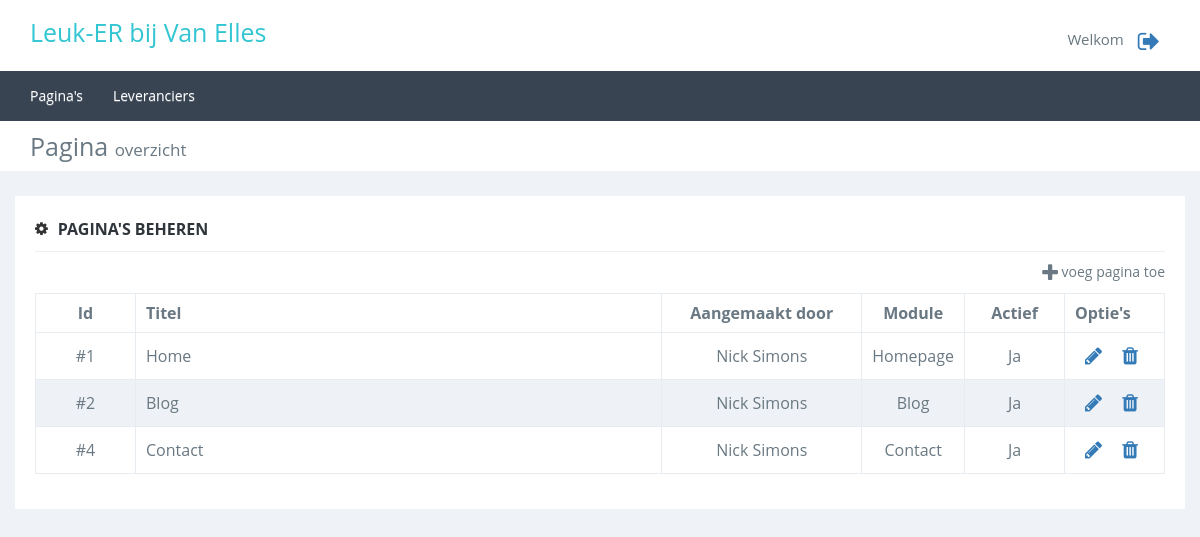
Screenshot of /admin/dashboard.php (signed in) with the database file from the repository.
### tables this page shows
CREATE TABLE `page` (
  `id` int(11) NOT NULL,
  `pagetitle` varchar(100) NOT NULL,
  `title` varchar(100) NOT NULL,
  `subtitle` varchar(100) DEFAULT NULL,
  `inhoud` mediumtext,
  `description` varchar(2000) DEFAULT NULL,
  `kernwoorden` varchar(100) DEFAULT NULL,
  `active` int(1) DEFAULT NULL COMMENT '1 = actief, 0 = inactief',
  `datum` datetime DEFAULT CURRENT_TIMESTAMP ON UPDATE CURRENT_TIMESTAMP,
  `image` varchar(45) DEFAULT NULL,
  `Module_id` int(11) NOT NULL,
  `user_id` int(11) NOT NULL,
  `url` varchar(50) NOT NULL,
  `page_order` int(11) NOT NULL
);

CREATE TABLE `user` (
  `user_id` int(11) NOT NULL,
  `email` varchar(45) NOT NULL,
  `first_name` varchar(45) DEFAULT NULL,
  `insertion` varchar(45) DEFAULT NULL,
  `last_name` varchar(45) DEFAULT NULL,
  `birthday` datetime DEFAULT NULL,
  `phonenumber` int(12) DEFAULT NULL,
  `city` varchar(45) DEFAULT NULL,
  `address` varchar(45) DEFAULT NULL,
  `zipcode` varchar(45) DEFAULT NULL,
  `role` int(11) NOT NULL DEFAULT '2',
  `newsletter` int(1) NOT NULL DEFAULT '0' COMMENT '0=nee, 1=ja'
);

CREATE TABLE `Module` (
  `id` int(11) NOT NULL,
  `naam` varchar(45) NOT NULL,
  `path` varchar(45) NOT NULL
);

### admin/classes/page.class.php (called while the page is built, shortened)
<?php
class Page {
    private $_db;
    public function __construct()
    {
        $this->_db = new Connection();
        $this->_db = $this->_db->databaseConnection();
    }
    public function getAllMin($active = 1) {
        try {
            $query = $this->_db->prepare('
                    SELECT p.id id, pagetitle, active, first_name, insertion, last_name, m.naam module
                    FROM page p
                    JOIN user u ON p.user_id = u.user_id
                    JOIN Module m ON p.Module_id = m.id
                    WHERE active = :active;
                ');
            $query->bindValue(":active", $active);
            if($query->execute()) {
                return $content = $query->fetchAll();
            } else {
                return false;
            }
        } catch (PDOexception $e) {
            return false;
        }
    }
}

### admin/classes/connection.class.php (called while the page is built, shortened)
<?php
class Connection {
    public function databaseConnection() {
        try {
            $this->_db = new PDO('mysql:host=localhost;dbname=vanelles', 'root', '');
            return $this->_db;
        } catch (PDOException $e) {
            echo "<h3>Let op</h3>Er is helaas een probleem met het verbinden van de server, probeer het later nog eens.";
            exit;
        }
    }
}

### admin/dashboard.php (the view, shortened to what this page needs)
<div class="content">
    <?php
        include_once('includes/header.php');
        $page = new Page();
        $pageListActive = $page->getAllMin(1);
    ?>
    <div class="pagetitel marbot">
        <div class="container">
            <div class="row">
                <div class="col-xs-12">Pagina <span>overzicht</span></div>
            </div>
        </div>
    </div>
    <div class="container">
        <div class="row">
            <div class="col-xs-12 inhoud">
                <div class="titel">
                    <i class="fa fa-cog"></i><span>Pagina's beheren</span>
                </div>
                <div class="row">
                    <div class="col-xs-6"></div>
                    <div class="col-xs-6 text-right"><a href="pagina_toevoegen.php" id="pvt"><i class="fa fa-plus"></i> voeg pagina toe</a></div>
                </div>
                <?php
                if($pageListActive != false) {
                    echo '
                        <table class="maintable" style="margin-bottom: 20px;">
                            <thead>
                                <tr>
                                    <th>Id</th>
                                    <th>Titel</th>
                                    <th>Aangemaakt door</th>
                                    <th>Module</th>
                                    <th>Actief</th>
                                    <th style="width: 100px;">Optie\'s</th>
                                </tr>
                            </thead>
                            <tbody>';
                    foreach($pageListActive as $value) {
                        echo '
                            <tr>
                                <td>#'.$value['id'].'</td>
                                <td>'.$value['pagetitle'].'</td>
                                <td><div>'.$value['first_name']." ". $value['insertion'] . " " . $value['last_name'].'</div></td>
                                <td>'.$value['module'].'</td>
                                <td>Ja</td>
                                <td><a href="pagina_bewerken.php?bewerkid='.$value['id'].'" title="Bewerken" data-id="'.$value['id'].'"><i class="fa fa-pencil"></i></a><a class="confirm" href="dashboard.php?verid='.$value['id'].'" title="Verwijderen" data-id="'.$value['id'].'"><i class="fa fa-trash"></i></a></td>
                            </tr>';
                    }
                    echo '
                            </tbody>
                        </table>';
                }
                ?>
            </div>
        </div>
    </div>
</div>
</body>
</html>

### admin/includes/header.php (shortened to what this page needs)
<!DOCTYPE html>
<?php
include_once('config.php');
?>
<html lang="en">
<head>
    <link rel="stylesheet" type="text/css" href="css/normalizer.css" />
    <link rel="stylesheet" href="https://maxcdn.bootstrapcdn.com/font-awesome/4.5.0/css/font-awesome.min.css">
    <link rel="stylesheet" href="https://maxcdn.bootstrapcdn.com/bootstrap/3.3.6/css/bootstrap.min.css">
    <link rel="stylesheet" href="https://maxcdn.bootstrapcdn.com/bootstrap/3.3.6/css/bootstrap-theme.min.css">
    <link rel="stylesheet" type="text/css" href="css/main.css" />
</head>
<body>
<header>
    <div class="container">
        <div class="row">
            <div class="col-xs-6">Leuk-ER bij Van Elles</div>
            <div class="col-xs-6 text-right"><?php echo 'Welkom ' . $user->getUserName(); ?><a href="?uitloggen=true" title="Uitloggen" class="uitloggen"><i class="fa fa-sign-out"></i></a></div>
        </div>
    </div>
</header>
<nav>
    <div class="container">
        <div class="row">
            <div class="col-xs-12">
                <ul class="nav navbar-nav">
                    <li><a href="dashboard.php">Pagina's</a></li>
                    <li><a href="leverancier_overzicht.php">Leveranciers</a></li>
                </ul>
            </div>
        </div>
    </div>
</nav>

### admin/css/main.css (style rules this page uses)
body, h1, h2, h3, h4, h5, h6 { font-family: "Open Sans",sans-serif; }
a, button, code, div, img, input, label, li, p, pre, select, span, svg, table, td, textarea, th, ul { -webkit-border-radius: 0!important; -moz-border-radius: 0!important; border-radius: 0!important; }
body { background-color: #EFF3F8; color: #697882 }
header { height: 71px; width: 100%; background-color: #fff; position: fixed; top: 0; z-index: 99; }
header .col-xs-6:nth-child(1) { color: #32c5d2; font-size: 25px; padding-top: 15px; }
header .col-xs-6:nth-child(2) { font-size: 15px; padding-top: 24px; }
nav { height: 50px; width: 100%; background-color: #384452; position: fixed; top: 71px; padding: 0;z-index: 99; }
nav .container { padding: 0; }
nav a { color: #fff; text-shadow: none; }
.marbot { margin-bottom: 25px; }
.uitloggen { font-size: 24px; vertical-align: middle; padding: 10px; }
.content { margin-top: 121px; }
.content .pagetitel { background-color: #fff; height: 50px; font-size: 25px; }
.content .pagetitel .col-xs-12 { padding-top: 8px; }
.content .pagetitel span { font-size: 17px; }
.content .inhoud { padding: 12px 20px 15px; background-color: #fff; }
.content .inhoud .titel { border-bottom: 1px solid #eee; margin-bottom: 10px; font-family: "Open Sans",sans-serif; color: #333; font-size: 14px; padding: 10px 0; }
.content .inhoud .titel i { font-size: 15px; font-weight: 300; margin-top: 3px; float: left; display: inline-block; margin-right: 10px; }
.content .inhoud .titel span { font-weight: 700; text-transform: uppercase; color: #2f353b!important; font-size: 16px; }
.content #pvt { padding-bottom: 10px; display: inline-block; color: #697882; text-decoration: none; border: none; background: none; }
.content #pvt i { font-size: 20px; vertical-align: middle; }
.maintable { width: 100%; }
.maintable td, .maintable th { padding: 8px 10px; border: 1px solid #e7ecf1; }
.maintable tr td:nth-child(1), .maintable tr th:nth-child(1) { text-align: center; width: 100px; }
.maintable tr td:nth-child(3), .maintable tr th:nth-child(3) { text-align: center; width: 200px; }
.maintable tr td:nth-child(4), .maintable tr th:nth-child(4) { text-align: center; width: 100px; }
.maintable tr td:nth-child(5), .maintable tr th:nth-child(5) { text-align: center; width: 100px; }
.maintable tr td i { padding: 5px 10px; font-size: 20px; }
.maintable tr:nth-child(even) td { background-color: #eef1f5; }
@media all and (min-width: 778px) { .navbar-nav { display: block!important; } }

### rows the page displays
page: id "1", pagetitle "Home", user.first_name "Nick", user.last_name "Simons", Module.naam "Homepage"
page: id "2", pagetitle "Blog", user.first_name "Nick", user.last_name "Simons", Module.naam "Blog"
page: id "4", pagetitle "Contact", user.first_name "Nick", user.last_name "Simons", Module.naam "Contact"
